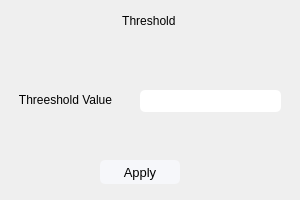
<?xml version="1.0" encoding="UTF-8"?>
<ui version="4.0">
 <class>ThresholdWindow</class>
 <widget class="QDialog" name="ThresholdWindow">
  <property name="geometry">
   <rect>
    <x>0</x>
    <y>0</y>
    <width>300</width>
    <height>200</height>
   </rect>
  </property>
  <property name="windowTitle">
   <string>Dialog</string>
  </property>
  <widget class="QLabel" name="label">
   <property name="geometry">
    <rect>
     <x>0</x>
     <y>10</y>
     <width>301</width>
     <height>21</height>
    </rect>
   </property>
   <property name="styleSheet">
    <string notr="true">font: 900 15pt &quot;Segoe UI Black&quot;;
color: rgb(0, 0, 0);</string>
   </property>
   <property name="text">
    <string>Threshold </string>
   </property>
   <property name="alignment">
    <set>Qt::AlignCenter</set>
   </property>
  </widget>
  <widget class="QPushButton" name="pushButton">
   <property name="geometry">
    <rect>
     <x>100</x>
     <y>160</y>
     <width>80</width>
     <height>24</height>
    </rect>
   </property>
   <property name="styleSheet">
    <string notr="true">QPushButton{
border-width: 1.5px;
border-radius: 5px;
font-size: 13px;
background-color: rgb(246, 247, 250);
color: black;
}

QPushButton:hover:!pressed{
background-color: qlineargradient(x1: 0.5, y1: 1, x2: 0.5, y2: 1, stop: 0 #dadbde, stop: 1 #f6f7fa);
}</string>
   </property>
   <property name="text">
    <string>Apply</string>
   </property>
  </widget>
  <widget class="QLabel" name="label_3">
   <property name="geometry">
    <rect>
     <x>0</x>
     <y>90</y>
     <width>131</width>
     <height>20</height>
    </rect>
   </property>
   <property name="styleSheet">
    <string notr="true">font: 900 10pt &quot;Segoe UI Black&quot;;
color: rgb(0, 0, 0);</string>
   </property>
   <property name="text">
    <string>Threeshold Value</string>
   </property>
   <property name="alignment">
    <set>Qt::AlignCenter</set>
   </property>
  </widget>
  <widget class="QLineEdit" name="ThresholdValue">
   <property name="geometry">
    <rect>
     <x>140</x>
     <y>90</y>
     <width>141</width>
     <height>22</height>
    </rect>
   </property>
   <property name="styleSheet">
    <string notr="true">border-radius: 5px;</string>
   </property>
   <property name="text">
    <string/>
   </property>
  </widget>
 </widget>
 <resources/>
 <connections/>
</ui>
